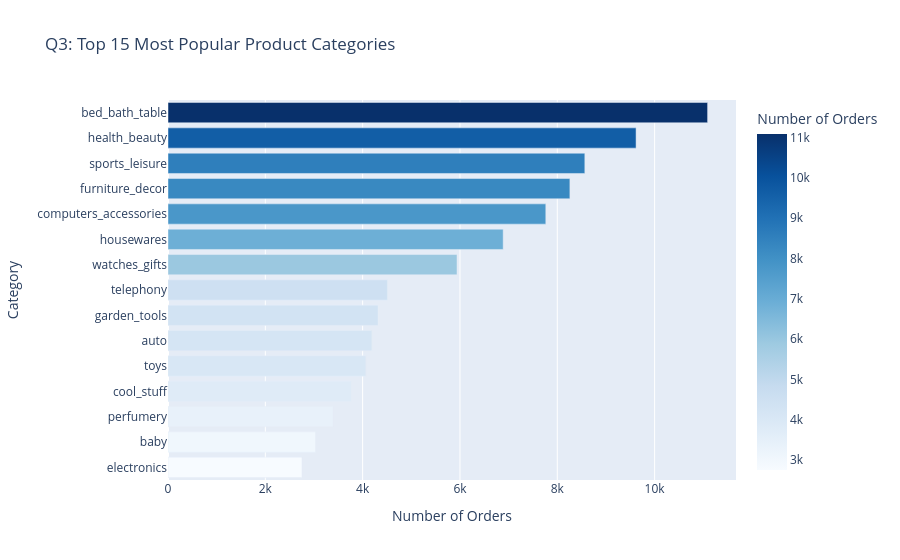

Write notebook code for a chart like this one.
### Code cell
# =============================================================================
# 9. TOP PRODUCT CATEGORIES BY ORDER VOLUME
# =============================================================================
# product_category_name lives in int_products_categoried, not dim_products

df_products_cat = load_table('int_products_categoried')[['product_id', 'order_id', 'product_category_name']]

category_orders = (
    df_products_cat
    .groupby('product_category_name')
    .agg(
        total_orders=('order_id', 'count'),
    )
    .reset_index()
    .sort_values('total_orders', ascending=False)
)

df_products_with_revenue = df_products_cat.merge(
    df_fct[['order_id', 'total_payment_value']], on='order_id', how='left'
)

category_revenue = (
    df_products_with_revenue
    .groupby('product_category_name')['total_payment_value']
    .sum()
    .reset_index(name='total_revenue')
)
category_orders = category_orders.merge(category_revenue, on='product_category_name', how='left')

print("Q3: Top 15 Product Categories by Order Count:")
display(category_orders.head(15))

fig = px.bar(
    category_orders.head(15).sort_values('total_orders'),
    x='total_orders', y='product_category_name', orientation='h',
    title='Q3: Top 15 Most Popular Product Categories',
    labels={'total_orders': 'Number of Orders', 'product_category_name': 'Category'},
    color='total_orders', color_continuous_scale='blues'
)
fig.show()

print("""
INSIGHT: bed_bath_table leads in popularity, followed by health_beauty and
sports_leisure — consistent with Medium article findings.
""")

### Figure 1 — Plotly figure (JSON) as saved in the notebook; plotly's stock layout.template omitted (floating-point values rounded to 4 significant figures)
{"data": [{"hovertemplate": "Number of Orders=%{marker.color}<br>Category=%{y}<extra></extra>", "legendgroup": "", "marker": {"color": [2753, 3032, 3390, 3770, 4067, 4189, 4316, 4509, 5939, 6888, 7764, 8259, 8566, 9619, 11089], "coloraxis": "coloraxis", "pattern": {"shape": ""}}, "name": "", "orientation": "h", "showlegend": false, "textposition": "auto", "type": "bar", "x": [2753, 3032, 3390, 3770, 4067, 4189, 4316, 4509, 5939, 6888, 7764, 8259, 8566, 9619, 11089], "xaxis": "x", "y": ["electronics", "baby", "perfumery", "cool_stuff", "toys", "auto", "garden_tools", "telephony", "watches_gifts", "housewares", "computers_accessories", "furniture_decor", "sports_leisure", "health_beauty", "bed_bath_table"], "yaxis": "y"}], "layout": {"barmode": "relative", "coloraxis": {"colorbar": {"title": {"text": "Number of Orders"}}, "colorscale": [[0, "rgb(247,251,255)"], [0.125, "rgb(222,235,247)"], [0.25, "rgb(198,219,239)"], [0.375, "rgb(158,202,225)"], [0.5, "rgb(107,174,214)"], [0.625, "rgb(66,146,198)"], [0.75, "rgb(33,113,181)"], [0.875, "rgb(8,81,156)"], [1, "rgb(8,48,107)"]]}, "legend": {"tracegroupgap": 0}, "title": {"text": "Q3: Top 15 Most Popular Product Categories"}, "xaxis": {"anchor": "y", "domain": [0, 1], "title": {"text": "Number of Orders"}}, "yaxis": {"anchor": "x", "domain": [0, 1], "title": {"text": "Category"}}}}
